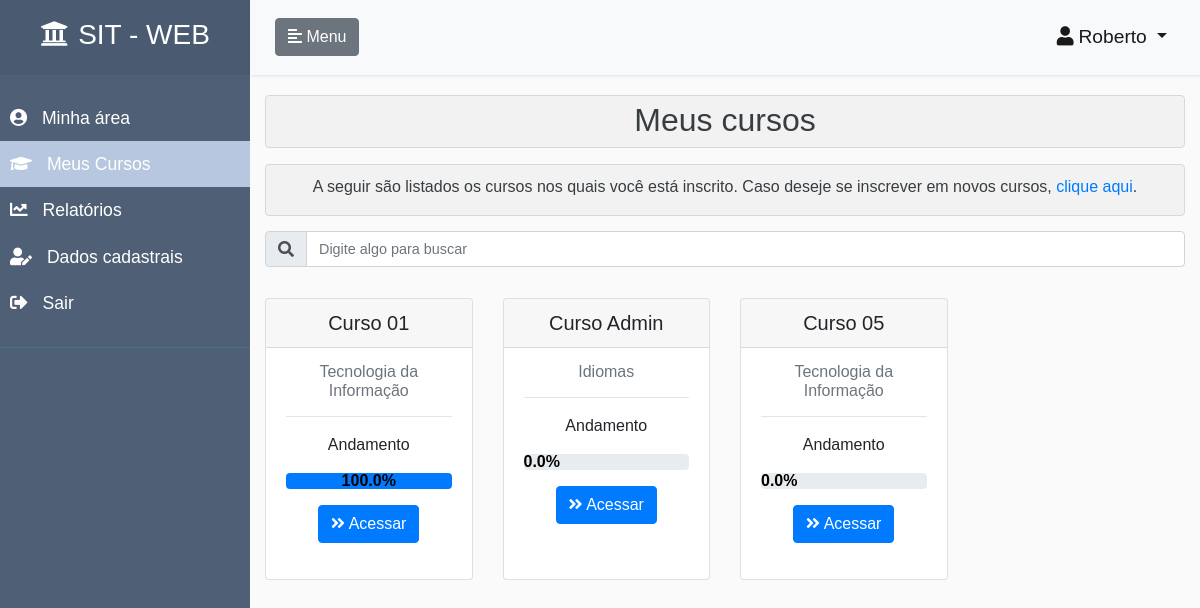
Page /meus-cursos/ (signed in) on the committed database.
### accounts/models.py (models this page shows, shortened)
class CustomUser(AbstractUser):
    ALUNO = 1
    INSTRUTOR = 2
    ADMINISTRADOR = 3
    PERFIS = (
        (ALUNO, 'Aluno'),
        (INSTRUTOR, 'Instrutor'),
        (ADMINISTRADOR, 'Administrador'),
    )
    email = models.EmailField(unique=True)
    username = models.CharField(
        max_length=150,
        null=True,
        blank=True,
    )
    perfil = models.PositiveSmallIntegerField(
        choices=PERFIS,
        null=True,
        blank=True
    )
    REQUIRED_FIELDS = []
    USERNAME_FIELD = 'email'
    def tem_perfil_aluno(self):
        if self.perfil == self.ALUNO:
            return True
        return False

### core/models.py (models this page shows, shortened)
class Curso(models.Model):
    objects = CursoManager()
    titulo = models.CharField(unique=True, max_length=70, verbose_name=u"título")
    categoria = models.ForeignKey(Categoria, on_delete=models.CASCADE)
    usuario = models.ForeignKey(AUTH_USER_MODEL, on_delete=models.CASCADE)
    nome_instrutor = models.CharField(null=True, verbose_name=u"Nome do instrutor", blank=True, max_length=50)
    palavras_chaves = models.CharField(max_length=150, null=True, blank=True)
    descricao = models.TextField(max_length=250, verbose_name=u"descrição", null=True, blank=True)
    publicado = models.BooleanField(default=False)
    data_publicado = models.DateTimeField(null=True, blank=True)
    data_criacao = models.DateTimeField(auto_now_add=True, null=True, blank=True)
    data_atualizacao = models.DateTimeField(auto_now=True, null=True, blank=True)
    class Meta:
        verbose_name = "Curso"
        verbose_name_plural = "Cursos"
    class CustomMeta:
        ordering_field = 'titulo'
        search_fields = ['titulo', 'categoria__titulo', 'usuario__first_name', 'nome_instrutor', 'palavras_chaves', 'descricao']

class Categoria(models.Model):
    objects = CategoriaManager()
    titulo = models.CharField(max_length=40, verbose_name=u"título")
    data_criacao = models.DateTimeField(auto_now_add=True, null=True, blank=True)
    data_atualizacao = models.DateTimeField(auto_now=True, null=True, blank=True)
    class Meta:
        verbose_name = "Categoria"
        verbose_name_plural = "Categorias"
    class CustomMeta:
        ordering_field = 'titulo'
        search_fields = ['titulo',]

### core/views.py (the view, shortened to what this page needs)
# urls.py: path('meus-cursos/',                        meusCursosView,                                 name='meus-cursos'),
@login_required
def meusCursosView(request):
    if request.user.tem_perfil_aluno():
        inscricoes_usuario = Inscricao.objects.filter(
            usuario=request.user
        ).order_by(
            '-data_atualizacao'
        )
        lista_cursos = []
        for inscricao in inscricoes_usuario:
            dict_curso = {}
            curso = Curso.objects.filter(
                id=inscricao.curso.id,
                publicado=True
            )
            try:
                search = request.GET.get('search')
            except:
                search = None
            if search:
                search_fields = Curso.CustomMeta.search_fields
                filtro = reduce(or_,
                                [Q(**{'{}__icontains'.format(f): search}) for f
                                 in search_fields], Q())
                curso = curso.filter(filtro)
            if curso.count() == 1:
                dict_curso['curso'] = curso[0]
                dict_curso['inscricao'] = inscricao
                dict_curso['categoria'] = curso[0].categoria.titulo
                percentual_andamento = "{:.1f}".format(
                    inscricao.percentual_andamento)
                dict_curso['percentual_andamento'] = percentual_andamento
                lista_cursos.append(dict_curso)
        nao_tem_cursos = False
        if len(lista_cursos) == 0:
            nao_tem_cursos = True
        nome_template = 'core/meus-cursos.html'
        if request.is_ajax():
            nome_template = 'core/meus-cursos-conteudo.html'
        return render(
            request,
            nome_template,
            {
                'lista_cursos': lista_cursos,
                'nao_tem_cursos': nao_tem_cursos,
                'perfil_aluno': True,
                'menu_inicio': False,
                'menu_meus_cursos': True,
                'menu_cadastros': False,
                'menu_relatorios': False,
                'menu_usuarios': False,
                'menu_dados_cadastrais': False,
            }
        )

### core/templates/core/meus-cursos.html
{% extends 'pagina-inicial.html' %}
{% load crispy_forms_tags %}
{% load static %}
{% block head %}
    <link rel="stylesheet" href="{% static 'css/styles.css' %}">
{% endblock %}
{% block content_page %}
        <div class="alert alert-secondary" role="alert" style="background-color: rgba(0,0,0,.03); padding: 0; margin-left: 0px; margin-right: 0px;">
            <h2 class="text-center" style="margin-top: 5px;">Meus cursos</h2>
        </div>
        <div class="alert alert-secondary" role="alert" style="background-color: rgba(0,0,0,.03); padding: 0; margin-bottom: 0;">
            <p class="text-center" style="margin-top: 10px;">
                A seguir são listados os cursos nos quais você está inscrito. Caso deseje se inscrever em
                novos cursos, <a href="/cursos"> clique aqui</a>.
            </p>
        </div>
        <div style="margin-left: 0px; margin-right: 0px;">
            <div class="col-12 search-div">
                <form method="GET" id="search-form">
                    <div class="input-group mb-3">
                        <div class="input-group-prepend">
                            <span class="input-group-text" id="basic-addon1"><i class="fas fa-search" id="teste"></i></span>
                        </div>
                        <input class="form-control" type="text" id="search" name="search"
                               placeholder="Digite algo para buscar"
                               value="{{ request.GET.search }}"
                               style="font-size: 0.9rem"
                               title="Informe qualquer caracteristica de um curso para filtrar">
                    </div>
                </form>
            </div>
            <div class="container-pesquisa">
                {% include  'core/meus-cursos-conteudo.html' %}
            </div>
        </div>
{% endblock %}

### templates/pagina-inicial.html (shortened to what this page needs)
{% extends  'base.html' %}
{% load static %}
{% load crispy_forms_tags %}
{% block body %}
<body>
    <div class="wrapper">
        <nav id="sidebar">
            <div class="sidebar-header">
                <h3><a href="/" style="color: white;"><i class="fas fa-university class-icone" style="margin-right: 10px;  margin-top: 5px;"></i>SIT - WEB</a></h3>
            </div>
            <ul class="list-unstyled components">
                {% if menu_inicio == True %}
                <li class="active">
                    <a class="class-link" href="/area-usuario" title="Acessa área do usuário">
                        <i class="fas fa-user-circle class-icon"></i>
                        Minha área
                    </a>
                </li>
                {% else%}
                <li>
                    <a class="class-link" href="/area-usuario" title="Acessa área do usuário">
                        <i class="fas fa-user-circle class-icon"></i>
                        Minha área
                    </a>
                </li>
                {% endif %}
                {% if perfil_aluno == True or perfil_instrutor == True %}
                    {% if menu_meus_cursos == True %}
                    <li class="active">
                        <a class="class-link" href="/meus-cursos/"  title="Acessa cursos do usuário">
                            <i class="fas fa-graduation-cap class-icon"></i>
                            Meus Cursos
                        </a>
                    </li>
                    {% endif %}
                {% endif %}
                {% if menu_relatorios == True %}
                <li class="active">
                    <a class="class-link" href="/relatorio-acompanhamento/"  title="Acessa relatórios de acompanhamento">
                        <i class="fas fa-chart-line class-icon"></i>
                        Relatórios
                    </a>
                </li>
                {% else%}
                <li>
                    <a class="class-link" href="/relatorio-acompanhamento/" title="Acessa relatórios de acompanhamento">
                        <i class="fas fa-chart-line class-icon"></i>
                        Relatórios
                    </a>
                </li>
                {% endif %}
                {% if menu_dados_cadastrais == True %}
                    <li class="active">
                {% else%}
                    <li>
                {% endif %}
                    <a class="class-link" href="/accounts/edit/{{ user.id }}" title="Informações de dados cadastrais do usuário">
                        <i class="fas fa-user-edit class-icon"></i>
                        Dados cadastrais
                    </a>
                </li>
                <li>
                    <a class="class-link" href="/accounts/logout" title="Realiza logout do usuário">
                        <i class="fas fa-sign-out-alt class-icon"></i>
                        Sair
                    </a>
                </li>
            </ul>
        </nav>
        <div id="content" class="container-fluid" style="padding-top: 0; padding-left: 0; padding-right: 0;">
            <nav class="navbar navbar-expand-lg navbar-light bg-light">
                <div class="container-fluid">
                    <button type="button" id="sidebarCollapse" class="btn btn-secondary">
                        <i class="fas fa-align-left"></i>
                        <span class="class-span">Menu</span>
                    </button>
                    <div class="collapse navbar-collapse" id="navbarSupportedContent">
                        <ul class="navbar-nav ml-auto">
                              <li class="nav-item active dropdown">
                                <a class="nav-link dropdown-toggle" href="#" id="navbarDropdownMenuLink" data-toggle="dropdown" aria-haspopup="true" aria-expanded="false" style="font-size: 1.2rem;">
                                  <i class="fas fa-user class-icon icone-usuario"></i>{{ user.first_name }}
                                </a>
                              </li>
                        </ul>
                    </div>
                </div>
            </nav>
            <div class="container-fluid">
                {% block content_page %}{% endblock %}
            </div>
        </div>
    </div>
</body>
{% endblock %}

### core/templates/core/meus-cursos-conteudo.html
                {% if nao_tem_cursos == False %}
                <div class="row">
                {% for elemento in lista_cursos %}
                    <div class="col-sm-3" style="margin-bottom: 20px;">
                        <div class="card card-curso h-100 ">
                            <div class="card-header">
                                <h5 class="text-center" style="margin: 0; padding: 0;">{{elemento.curso.titulo}}</h5>
                            </div>
                            <div class="card-body">
                                <h6 class="card-subtitle mb-2 text-muted text-center">{{elemento.categoria}}</h6>
                                <hr/>
                                <p class="card-text text-center">Andamento</i></p>
                                <p>
                                    <div class="progress">
                                        <div class="progress-bar" role="progressbar" style="width: {{ elemento.percentual_andamento }}%"aria-valuenow="0" aria-valuemin="0" aria-valuemax="100">
                                            <span class="perc-nota"><b style="font-size: 1rem; color: black">{{ elemento.percentual_andamento }}%</b></span>
                                        </div>
                                    </div>
                                </p>
                                <p>
                                    <div class="col text-center">
                                        <a href="/conteudo-curso/{{elemento.curso.id}}" class="btn btn-primary" role="button" title="Acessa página de conteúdos do curso">
                                            <i class="fas fa-angle-double-right class-icone-button"></i>
                                                Acessar
                                        </a>
                                    </div>
                                </p>
                            </div>
                        </div>
                    </div>
                {% endfor %}
                </div>
                {% else %}
                <h5 class="text-center" style="margin-top: 20px;">Sem cursos a serem exibidos</h5>
                {% endif %}

### static/css/styles.css (style rules this page uses)
.search-div { padding: 0px; margin-top: 15px; margin-bottom: 15px; display: inline-block; }
body { font-family: 'Poppins', sans-serif; background: #fafafa; }
.icone-usuario { margin-right: 5px; }
.class-link, .class-link:hover, .class-link:focus { color: inherit; text-decoration: none; transition: all 0.3s; }
.navbar { padding: 15px 10px; background: #fff; border: none; border-radius: 0; margin-bottom: 20px; box-shadow: 1px 1px 3px rgba(0, 0, 0, 0.1); }
.class-icon, .class-span { display: inline-block; }
.wrapper { display: flex; align-items: stretch; }
#sidebar { min-width: 250px; max-width: 250px; background: #4f5f76; color: #fff; transition: all 0.3s; }
#sidebar ul li a { text-align: left; }
#sidebar .sidebar-header { padding: 15px; background: #495A71; text-align: center; }
#sidebar ul.components { padding: 20px 0; border-bottom: 1px solid #47748b; }
#sidebar ul li a { padding: 10px; font-size: 1.1em; display: block; }
#sidebar ul li a i { margin-right: 10px; }
#sidebar ul li.active>a, .class-link[aria-expanded="true"] { color: #fff; background: #B6C7DF; }
#content { width: 100%; padding-bottom: 20px; min-height: 100vh; transition: all 0.3s; }

### rows in the picture
CustomUser: first_name "Roberto"
Curso: curso.titulo "Curso 01", categoria "Tecnologia da Informação", percentual_andamento "100.0"
Curso: curso.titulo "Curso Admin", categoria "Idiomas", percentual_andamento "0.0"
Curso: curso.titulo "Curso 05", categoria "Tecnologia da Informação", percentual_andamento "0.0"
